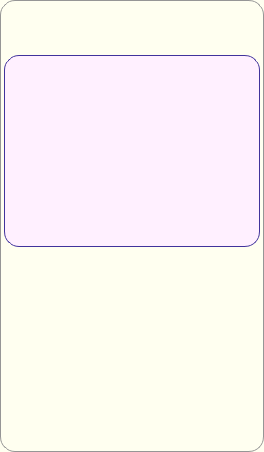
                      <widget class="QFrame" name="frame_13">
                       <property name="minimumSize">
                        <size>
                         <width>250</width>
                         <height>0</height>
                        </size>
                       </property>
                       <property name="maximumSize">
                        <size>
                         <width>500</width>
                         <height>16777215</height>
                        </size>
                       </property>
                       <property name="styleSheet">
                        <string notr="true">QFrame {	
	background-color: rgb(255, 255, 240);
	border: 1px solid rgb(150, 150, 150);
	border-radius: 15px;
	padding: 1px;
}
QFrame:hover {
	border: 2px solid rgb(0, 0, 0);
}</string>
                       </property>
                       <property name="frameShape">
                        <enum>QFrame::StyledPanel</enum>
                       </property>
                       <property name="frameShadow">
                        <enum>QFrame::Raised</enum>
                       </property>
                       <layout class="QVBoxLayout" name="verticalLayout_63">
                        <property name="spacing">
                         <number>1</number>
                        </property>
                        <property name="leftMargin">
                         <number>1</number>
                        </property>
                        <property name="topMargin">
                         <number>1</number>
                        </property>
                        <property name="rightMargin">
                         <number>1</number>
                        </property>
                        <property name="bottomMargin">
                         <number>1</number>
                        </property>
                        <item>
                         <widget class="QFrame" name="frame_109">
                          <property name="minimumSize">
                           <size>
                            <width>0</width>
                            <height>50</height>
                           </size>
                          </property>
                          <property name="styleSheet">
                           <string notr="true">QFrame {
	background-color: none;
	border: none;
	border-radius: 20px;
}
</string>
                          </property>
                          <property name="frameShape">
                           <enum>QFrame::StyledPanel</enum>
                          </property>
                          <property name="frameShadow">
                           <enum>QFrame::Raised</enum>
                          </property>
                         </widget>
                        </item>
                        <item>
                         <widget class="QFrame" name="frame_110">
                          <property name="styleSheet">
                           <string notr="true">QFrame {
	background-color: none;
	border: none;
	border-radius: 20px;
}
</string>
                          </property>
                          <property name="frameShape">
                           <enum>QFrame::StyledPanel</enum>
                          </property>
                          <property name="frameShadow">
                           <enum>QFrame::Raised</enum>
                          </property>
                          <layout class="QVBoxLayout" name="verticalLayout_62">
                           <property name="spacing">
                            <number>0</number>
                           </property>
                           <property name="leftMargin">
                            <number>0</number>
                           </property>
                           <property name="topMargin">
                            <number>0</number>
                           </property>
                           <property name="rightMargin">
                            <number>0</number>
                           </property>
                           <property name="bottomMargin">
                            <number>0</number>
                           </property>
                           <item>
                            <widget class="QListView" name="clients_listview2">
                             <property name="styleSheet">
                              <string notr="true">QListView {	
	font:  16pt &quot;等线&quot;;
	color: rgb(0, 0, 0);
background-color: rgb(255, 240, 255);
	alternate-background-color:rgb(255, 255, 255);
	border-radius: 15px;
	border: 1px solid rgb(65, 51, 156);
	padding-top: 5px;
	padding-bottom: 5px;
	padding-left: 0;
	padding-right: 0;
}
QListView::item {
	min-height:35px;
     border-radius: 15px;
	padding-left: 20px;
}

QListView::item:selected {   
	border: none;
	background-color: rgb(170, 0, 255);
}

QListView::item:hover { 
	background-color: rgb(0, 70, 0);
}


/*左边和下边的滑动条*/
QScrollBar:horizontal {
    border: none;
    background: rgb(220, 220, 220);
    height: 8px;
    margin: 0px 20px 0 20px;
	border-radius: 3px;
}
QScrollBar::handle:horizontal {
    background:rgb(140, 140, 140);
    min-width: 30px;
	border-radius: 3px
}
/*滑块悬浮，按下*/
QScrollBar::handle:hover:horizontal,QScrollBar::handle:pressed:horizontal{
background:rgb(50, 50, 50);
}
QScrollBar::add-line:horizontal {
    border: none;
	background-color: rgb(160, 160, 160);
    width: 20px;
	border-top-right-radius: 3px;
    border-bottom-right-radius: 3px;
    subcontrol-position: right;
    subcontrol-origin: margin;
}
QScrollBar::sub-line:horizontal {
    border: none;
    
	background-color: rgb(160, 160, 160);
    width: 20px;
	border-top-left-radius: 3px;
    border-bottom-left-radius: 3px;
    subcontrol-position: left;
    subcontrol-origin: margin;
}
QScrollBar::up-arrow:horizontal, QScrollBar::down-arrow:horizontal
{
     background: none;
}
QScrollBar::add-page:horizontal, QScrollBar::sub-page:horizontal
{
     background: none;
}
 QScrollBar:vertical {
	border: none;    
	background-color: rgb(220, 220, 220);
    width: 8px;
    margin: 20px 0 20px 0;
	border-radius: 3px;
 }
 QScrollBar::handle:vertical {	
	background-color: rgb(140, 140, 140);
    min-height: 30px;
	border-radius: 3px
 }
/*滑块悬浮，按下*/
QScrollBar::handle:hover:vertical,QScrollBar::handle:pressed:vertical{
background:rgb(50, 50, 50);
}
 QScrollBar::add-line:vertical {
     border: none;
    
	background-color: rgb(160, 160, 160);
     height: 20px;
	border-bottom-left-radius: 3px;
    border-bottom-right-radius: 3px;
     subcontrol-position: bottom;
     subcontrol-origin: margin;
 }
 QScrollBar::sub-line:vertical {
	border: none;
    background: rgb(160, 160, 160);
     height: 20px;
	border-top-left-radius: 3px;
    border-top-right-radius: 3px;
     subcontrol-position: top;
     subcontrol-origin: margin;
 }
 QScrollBar::up-arrow:vertical, QScrollBar::down-arrow:vertical {
     background: none;
 }

 QScrollBar::add-page:vertical, QScrollBar::sub-page:vertical {
     background: none;
 }

</string>
                             </property>
                            </widget>
                           </item>
                          </layout>
                         </widget>
                        </item>
                        <item>
                         <widget class="QFrame" name="frame_108">
                          <property name="minimumSize">
                           <size>
                            <width>0</width>
                            <height>200</height>
                           </size>
                          </property>
                          <property name="styleSheet">
                           <string notr="true">QFrame {
	background-color: none;
	border: none;
	border-radius: 20px;
}
</string>
                          </property>
                          <property name="frameShape">
                           <enum>QFrame::StyledPanel</enum>
                          </property>
                          <property name="frameShadow">
                           <enum>QFrame::Raised</enum>
                          </property>
                         </widget>
                        </item>
                       </layout>
                      </widget>
